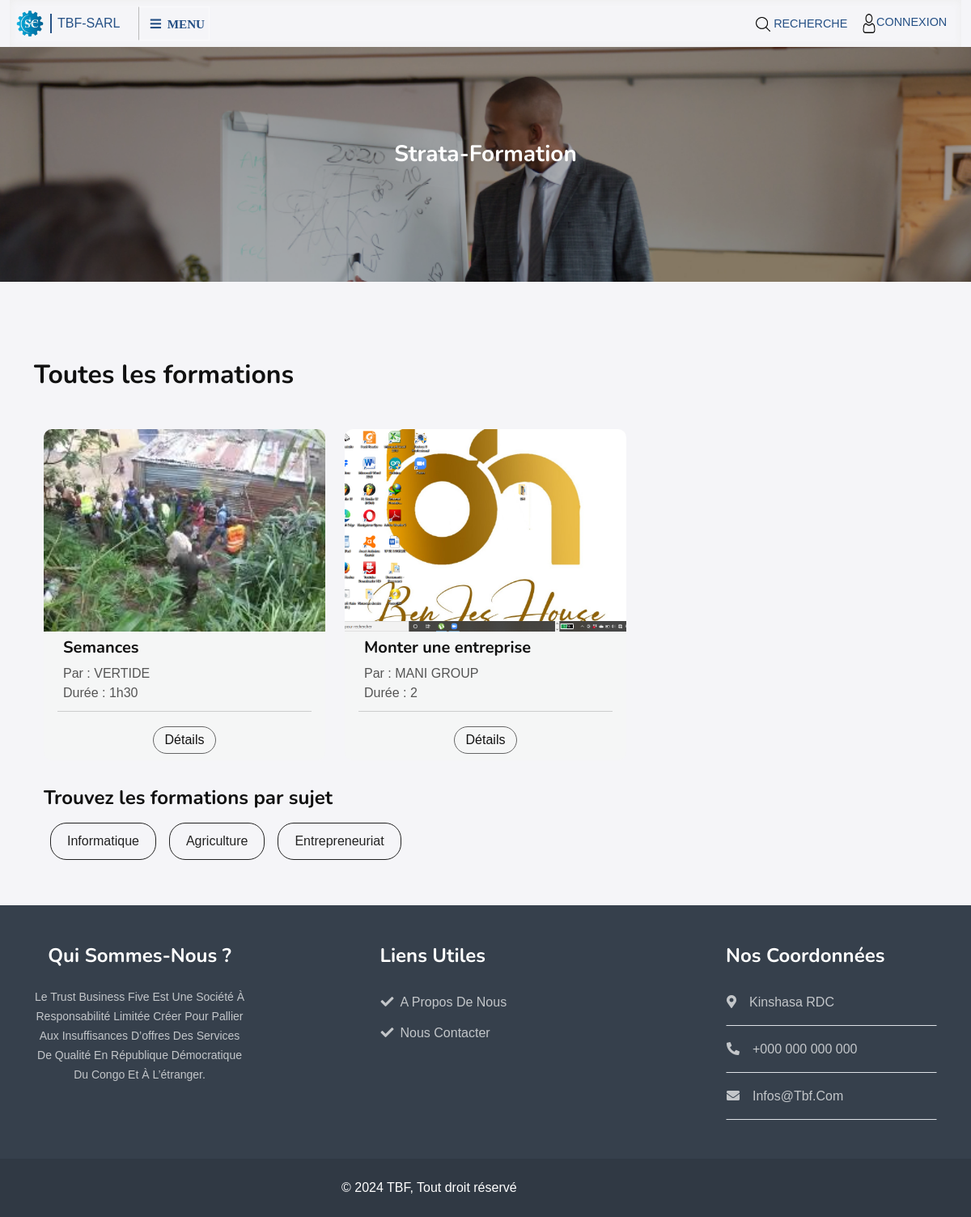
Page /formations/ on the committed database.
### back/models.py (models this page shows, shortened)
class Formation(models.Model):
    subject = models.ForeignKey(Subject, on_delete=models.SET_NULL, null=True)
    title = models.CharField(max_length=100)
    slug = models.SlugField(unique=True)
    image = models.ImageField(upload_to='formation/')
    description = models.TextField()
    avantage = models.TextField()
    certification = models.TextField()
    auteur = models.CharField(max_length=100)
    duree = models.CharField(max_length=100)
    prix = models.CharField(max_length=100)
    souscrire = models.ManyToManyField(User, blank=True)
    date = models.DateTimeField(auto_now_add=True)
    update = models.DateTimeField(auto_now=True)

class Subject(models.Model):
    title = models.CharField(max_length=100)
    slug = models.SlugField(unique=True)
    date = models.DateTimeField(auto_now_add=True)
    update = models.DateTimeField(auto_now=True)

### home/views.py (the view)
# urls.py: path('formations/', views.FormationList, name='formation'),
def FormationList(request):
    sujets = Subject.objects.all().order_by('id')
    formations = Formation.objects.all().order_by('-date')
    template_name = 'home/formation.html'
    context = {
        'sujets': sujets,
        'formations': formations,
    }
    return render(request, template_name, context)

### templates/home/formation.html (shortened to what this page needs)
{% extends 'home/base.html' %}
{% load static %}
{% block content %}
        <div class="container-fluid p-0" style="background-image: url({% static 'img/strata-formation.jpg' %}); background-size: cover; margin-bottom: 6rem; background-position: center -100px;">
            <div style="padding: 100px 5%; background-color: rgba(0, 0, 0, 0.3);">
                <h3 class="text-white mb-4 px-2 py-3 text-center animated slideInDown">Strata-Formation</h3>
            </div>
        </div>
        <div class="container-fluid formation">
            <div class="container pb-5">
                <div class="about-item overflow-hidden">
                    <h2 class="mb-5">Toutes les formations</h2>
                </div>
                <div class="row m-0">
                    {% for formation in formations %}
                    <div class="col-lg-4 col-md-6 mb-3 blog-item wow fadeInUp" data-wow-delay=".6s">
                        <img src="{{formation.image.url}}" class="rounded-top" alt="{{formation.title}}">
                         <div class="rounded-bottom bg-light">
                            <div class="px-4 pb-0 py-2">
                                <h5>{{formation.title}}</h5>
                                <span>Par : {{formation.auteur}}</span> <br>
                                <span>Durée : {{formation.duree}}</span>
                            </div>
                            <hr>
                            <div class="p-4 py-2 text-center blog-btn">
                                <a href="{% url 'home:detail_formation' formation.slug %}" type="button" class="text-dark">Détails</a>
                            </div>
                        </div>
                    </div>
                    {% endfor %}
                </div>
                <div class="row mx-0 mt-3">
                    <div class="col-12">
                        <h4>Trouvez les formations par sujet</h4>
                    </div>
                    <div class="col-12 sujet-list">
                        <div class="d-flex">
                            {% for item in sujets %}
                            <a href="{% url 'home:formation_par_sujet' item.slug %}">{{item.title}}</a>
                            {% endfor %}
                        </div>
                    </div>
                </div>
            </div>
        </div>
{% endblock %}

### templates/home/base.html (shortened to what this page needs)
{% load static %}
<!DOCTYPE html>
<html lang="fr">
    <head>
        {% include 'includes/css.html' %}
    </head>
    <body>
        <div class="container-fluid">
            <nav class="navbar navbar-dark navbar-expand-xxl align-items-center">
                <div class="d-flex">
                    <a href="{% url 'home:home' %}" class="d-flex align-items-center navbar-brand ">
                        <img src="{% static 'img/logo.png' %}" style="width: 50px;" alt="">
                        <span style="font-size: 1rem; color: #255085; padding: 0px 7px; border-left: 2px solid #255085;" class="d-none d-md-inline">TBF-SARL</span>
                    </a>
                    <button class="navbar-toggler p-0" type="button" data-bs-toggle="collapse" id="navbarBtn" data-bs-target="#navbarCollapse" style="font-size: 0.95rem; border: 1px solid; border-left: 1px solid #bbb;">
                        &nbsp;&nbsp;<span class="fa fa-bars" style="color: #255085;">&nbsp; MENU</span>
                    </button>
                </div>
                <div class="buttons d-flex">
                    <a href="#r" class="top-search-btn"><img src="{% static 'img/search.png' %}" alt=""> <span class="d-none d-md-inline">RECHERCHE</span></a> &nbsp;&nbsp;&nbsp;&nbsp;
                    {% if user.is_authenticated %}
                    <a href="{% url 'accounts:profile' request.user.username %}"><img src="{% static 'img/user.png' %}" alt=""> <span class="d-none d-md-inline">PROFILE</span></a> &nbsp;&nbsp;&nbsp;&nbsp;
                    <a href="{% url 'accounts:logout' %}"><img src="{% static 'img/user.png' %}" alt=""> <span class="d-none d-md-inline">DECONNEXION</span></a>
                    {% if user.is_superuser %}
                    <a href="{% url 'back:dashboard' %}">&nbsp;&nbsp;&nbsp;&nbsp;<img src="{% static 'img/user.png' %}" alt=""> <span class="d-none d-md-inline">ADMIN</span></a>
                    {% endif %}
                    {% else %}
                    <a href="#login" class="login-btn d-flex"><img src="{% static 'img/user.png' %}" alt=""> <span class="d-none d-md-inline">CONNEXION</span></a> &nbsp;&nbsp;&nbsp;&nbsp;
                    {% endif %}
                </div>
            </nav>
        </div>
        {% block content %}{% endblock %}
        <div id="footer" class="container-fluid footer py-0 wow fadeIn" data-wow-delay=".3s">
            <div class="container py-5">
                <div class="row justify-content-between g-4 footer-inner">
                    <div class="col-lg-3 col-md-6">
                        <div class="footer-item">
                            <h4 class="text-white text-center fw-bold mb-4">Qui sommes-nous ?</h4>
                            <div class="text-center">
                                <small>
                                Le Trust Business Five est une société à responsabilité limitée créer
                                pour pallier aux insuffisances d’offres des services de qualité en
                                République Démocratique du Congo et à l’étranger.
                                </small>
                            </div>
                        </div>
                    </div>
                    <div class="col-lg-3 col-md-6">
                        <div class="footer-item">
                            <h4 class="text-white fw-bold mb-4">Liens utiles</h4>
                            <div class="d-flex flex-column align-items-start">
                                <a class="btn btn-link ps-0" href="#"><i class="fa fa-check me-2"></i>A propos de nous</a>
                                <a class="btn btn-link ps-0" href="{% url 'home:contact' %}"><i class="fa fa-check me-2"></i>Nous Contacter</a>
                            </div>
                        </div>
                    </div>
                    <div class="col-lg-3 col-md-6">
                        <div class="footer-item">
                            <h4 class="text-white fw-bold mb-4">Nos coordonnées</h4>
                            <a href="#" class="btn btn-link w-100 text-start ps-0 pb-3 border-bottom rounded-0"><i class="fa fa-map-marker-alt me-3"></i>Kinshasa RDC</a>
                            <a href="#" class="btn btn-link w-100 text-start ps-0 py-3 border-bottom rounded-0"><i class="fa fa-phone-alt me-3"></i>+000 000 000 000</a>
                            <a href="#" class="btn btn-link w-100 text-start ps-0 py-3 border-bottom rounded-0"><i class="fa fa-envelope me-3"></i>infos@tbf.com</a>
                        </div>
                    </div>
                </div>
            </div>
        </div>
        <div class="container-fluid copyright py-4 text-white" style="background-color: #303944">
            <div class="container">
                <div class="row justify-content-center align-items-center">
                    <div class="col-md-4 text-center text-md-start mb-3 mb-md-0">
                        <span>© 2024 TBF, Tout droit réservé</span>
                    </div>
                </div>
            </div>
        </div>
    </body>
</html>

### templates/includes/css.html (shortened to what this page needs)
{% load static %}
        <link href="{% static 'css/all.min.css' %}" rel="stylesheet">
        <link href="https://cdn.jsdelivr.net/npm/bootstrap-icons@1.4.1/font/bootstrap-icons.css" rel="stylesheet">
        <link href="{% static 'lib/animate/animate.min.css' %}" rel="stylesheet">
        <link href="{% static 'lib/owlcarousel/assets/owl.carousel.min.css' %}" rel="stylesheet">
        <link href="{% static 'css/bootstrap.min.css' %}" rel="stylesheet">
        <link href="{% static 'css/css-files.css' %}" rel="stylesheet">

### templates/includes/scripts.html (shortened to what this page needs)
{% load static %}

### static/css/css-files.css (style rules this page uses)
html, body { box-sizing: border-box; overflow-x: hidden; background-color: #f5f5f8; }
.btn { text-transform: uppercase; font-weight: 500; transition: .5s; }
.navbar { box-shadow: inset 0px 0px 10px 1px #eee; }
.navbar-dark .navbar-toggler { border-color: #ccc; }
.navbar-toggler { outline: none; border-radius: 0px; border: none; border-left: 1px solid; padding-left: 15px; }
.navbar-toggler span { padding: 5px; }
.navbar .buttons img { width: 18px; }
.navbar .buttons span { font-size: 0.9rem; }
.formation .sujet-list a { display: block; margin: 8px; padding: 10px 20px; color: #222; border: 1px solid #222; border-radius: 20px; transition: all 200ms; }
.blog-item hr { width: 90%; margin: 10px auto; }
.blog-item .blog-btn a { border: 1px solid #666; border-radius: 20px; padding: 4px 14px; }
.blog-item img { width: 100%; height: 250px; object-fit: cover; -o-object-fit: cover; }
.footer { background-color: #36404c; background-size: cover; color: rgba(255, 255, 255, .7); }
.footer-item, .footer-item a { color: rgba(255, 255, 255, .7); text-transform: capitalize; }

### rows in the picture
Formation: image (picture), title "Semances", auteur "VERTIDE", duree "1h30"
Formation: image (picture), title "Monter une entreprise", auteur "MANI GROUP", duree "2"
Subject: title "Informatique"
Subject: title "Agriculture"
Subject: title "Entrepreneuriat"
